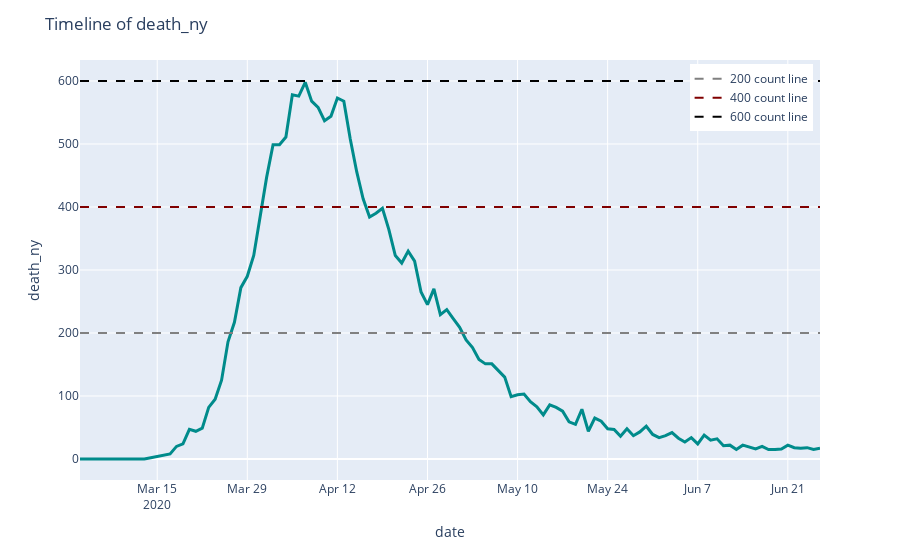

Notebook code cell kept with this figure:
### Markdown cell above
### 4.2.2) New York

### Code cell
# 4.2.2.1) Timeline of confirmed deaths
plot_death_by_date(df_final, 'date', 'death_ny')
